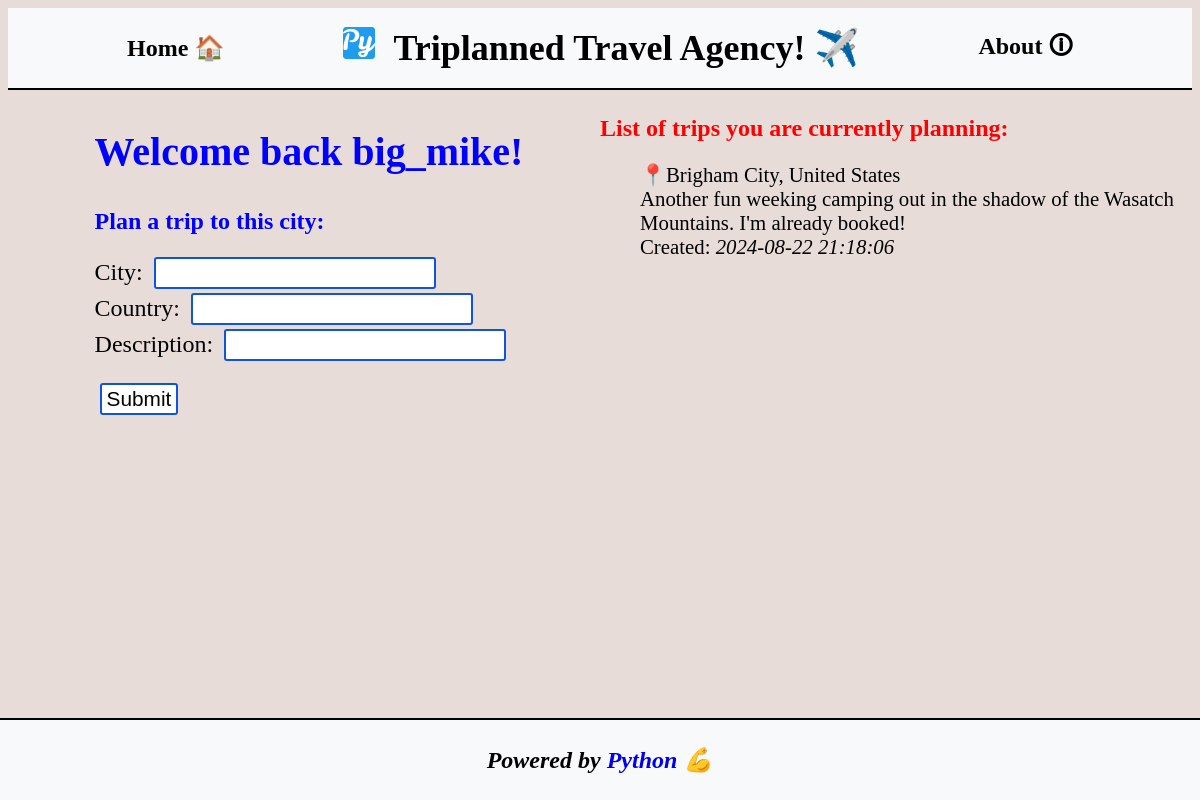
The page /profile (signed in) on the database its author committed.
### tables this page shows
CREATE TABLE posts
                (
                id INTEGER PRIMARY KEY,
                username TEXT NOT NULL,
                city TEXT NOT NULL,
                country TEXT NOT NULL,
                description TEXT NOT NULL,
                created TEXT DEFAULT CURRENT_TIMESTAMP
                );

### app.py (the view, shortened to what this page needs)
@app.route("/profile", methods=["GET", "POST"])
def profile():
    if request.method == 'GET':
        if "username" in session:
            username = session["username"]
        elif request.args.get("username") and "username" in session:
            username = request.args.get("username")
        elif request.args.get("username") and "username" not in session:
            return redirect("/", code=302)
        else:
            return redirect("/", code=302)
        conn = sqlite3.connect("./data/database.db")
        curs = conn.cursor()
        posts = (curs.execute("SELECT * FROM posts WHERE username = ?",(username,),).fetchall())
        conn.commit()
        conn.close()
        return render_template("user.html", username=username, posts=posts)

### templates/user.html (shortened to what this page needs)
{% extends "base.html" %}
{% block content %}
<section class="grid-container">
    <div>
        <h1 class="headline-h1">Welcome back {{ username }}!</h1>
        <h1>Plan a trip to this city:</h1>
        <form action="/profile" method="post">
            <label for="city">City: </label>
            <input type="text" name="city">
            <br>
            <label for="country">Country: </label>
            <input type="text" name="country">
            <br>
            <label for="description">Description: </label>
            <input type="text" name="description">
            <br><br>
            <input type="submit" value="Submit">
        </form>
    </div>
    <div>
        <h2>List of trips you are currently planning: </h2>
        <ul>
            {% for post in posts %}
            <li>&#128205;{{ post[2] }}, {{ post[3]}}</li>
            <li>{{ post[4] }}</li>
            <li>Created: <i>{{ post[5] }}</i></li>
            {% endfor %}
        </ul>
    </div>
</section>
{% endblock %}

### static/css/style.css (style rules this page uses)
body { background-color: #E8DCD9; font-family: cursive; }
h1 { color: blue; }
h2, .info { color: red; }
ul { font-size: 1.3em; list-style-type: none; }
form label { font-size: 1.5em; font-weight: 500; color: black; }
form input { width: auto; font-size: 1.3em; font-weight: 500; margin: 2px 5px; padding: 2px 5px; color: black; background: #FFFFFF; border: 2px solid #0f54dd; border-radius: 3px; }
.headline-h1 { font-size: 2.5em; font-weight: 600; }
.grid-container { display: grid; grid-template-columns: repeat(2, 1fr); justify-content: center; justify-items: center; align-items: flex-start; }

### rows shown on the page
posts: username "big_mike", city "Brigham City", country "United States", description "Another fun weeking camping out in the shadow of the Wasatch Mountains. I'm already booked!", created "2024-08-22 21:18:06"
